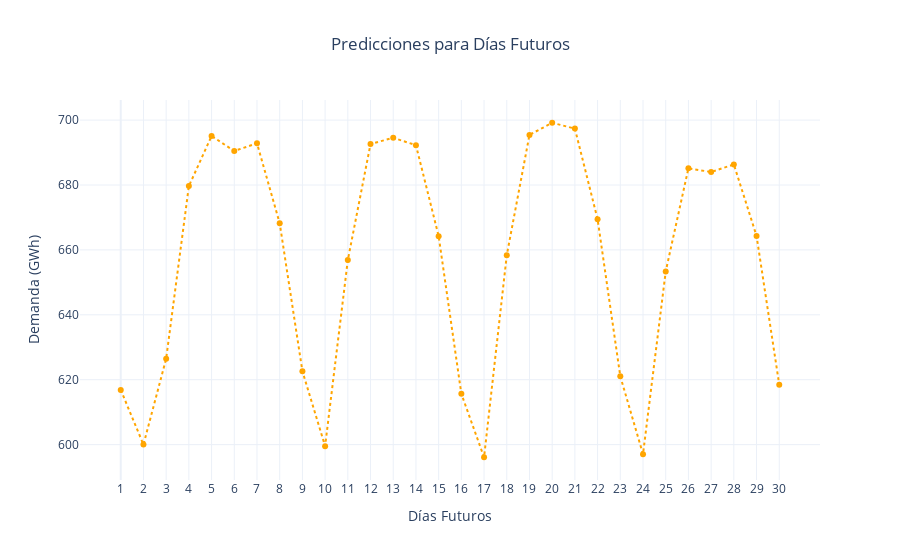

Notebook code cell kept with this figure:
### Code cell
# Predicción y graficado de días futuros (los mismos que ventana temporal)
pred_futuro = predice_futuro(model, X_test, scaler, ventana, num_dias_futuro=ventana)

grafica_predicciones_futuras(pred_futuro)

### Figure 1 — Plotly figure (JSON) as saved in the notebook; plotly's stock layout.template omitted (floating-point values rounded to 4 significant figures)
{"data": [{"line": {"color": "orange", "dash": "dot", "width": 2}, "marker": {"size": 6}, "mode": "lines+markers", "name": "Predicciones Futuras", "type": "scatter", "y": [616.9, 600.0, 626.5, 679.7, 695.1, 690.5, 692.8, 668.2, 622.6, 599.5, 656.9, 692.6, 694.5, 692.3, 664.2, 615.7, 596.1, 658.4, 695.4, 699.2, 697.4, 669.5, 621.0, 597.1, 653.4, 685.2, 684.0, 686.3, 664.3, 618.5]}], "layout": {"hovermode": "x", "title": {"text": "Predicciones para Días Futuros", "x": 0.5}, "xaxis": {"ticktext": ["1", "2", "3", "4", "5", "6", "7", "8", "9", "10", "11", "12", "13", "14", "15", "16", "17", "18", "19", "20", "21", "22", "23", "24", "25", "26", "27", "28", "29", "30"], "tickvals": [0, 1, 2, 3, 4, 5, 6, 7, 8, 9, 10, 11, 12, 13, 14, 15, 16, 17, 18, 19, 20, 21, 22, 23, 24, 25, 26, 27, 28, 29], "title": {"text": "Días Futuros"}}, "yaxis": {"title": {"text": "Demanda (GWh)"}}}}
